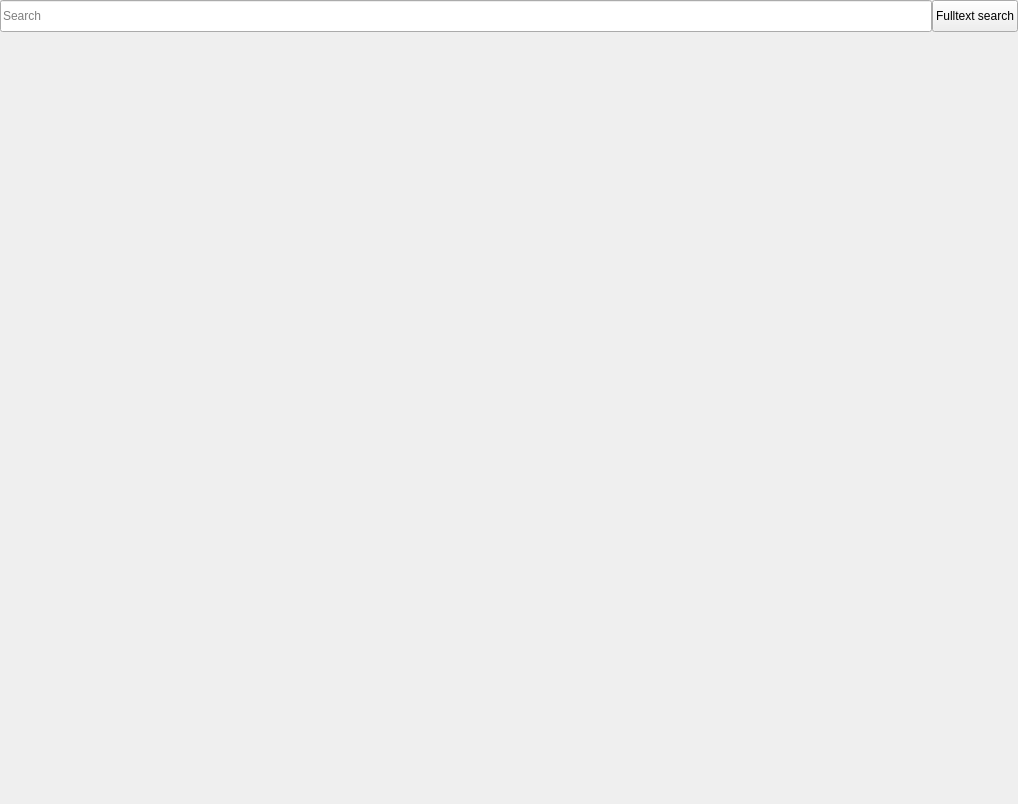
<?xml version="1.0" encoding="UTF-8"?>
<ui version="4.0">
 <class>List</class>
 <widget class="QWidget" name="List">
  <property name="geometry">
   <rect>
    <x>0</x>
    <y>0</y>
    <width>1018</width>
    <height>804</height>
   </rect>
  </property>
  <property name="windowTitle">
   <string>Form</string>
  </property>
  <layout class="QVBoxLayout" name="verticalLayout">
   <property name="spacing">
    <number>0</number>
   </property>
   <property name="leftMargin">
    <number>0</number>
   </property>
   <property name="topMargin">
    <number>0</number>
   </property>
   <property name="rightMargin">
    <number>0</number>
   </property>
   <property name="bottomMargin">
    <number>0</number>
   </property>
   <item>
    <layout class="QHBoxLayout" name="boxActions">
     <property name="spacing">
      <number>0</number>
     </property>
     <property name="leftMargin">
      <number>0</number>
     </property>
     <property name="topMargin">
      <number>0</number>
     </property>
     <property name="rightMargin">
      <number>0</number>
     </property>
     <property name="bottomMargin">
      <number>0</number>
     </property>
    </layout>
   </item>
   <item>
    <layout class="QHBoxLayout" name="layoutToolBar">
     <property name="spacing">
      <number>0</number>
     </property>
     <item>
      <widget class="QLineEdit" name="editSearch">
       <property name="minimumSize">
        <size>
         <width>0</width>
         <height>32</height>
        </size>
       </property>
       <property name="text">
        <string/>
       </property>
       <property name="placeholderText">
        <string>Search</string>
       </property>
      </widget>
     </item>
     <item>
      <widget class="QPushButton" name="searchBTN">
       <property name="minimumSize">
        <size>
         <width>0</width>
         <height>32</height>
        </size>
       </property>
       <property name="text">
        <string>Fulltext search</string>
       </property>
       <property name="icon">
        <iconset theme="search"/>
       </property>
      </widget>
     </item>
    </layout>
   </item>
   <item>
    <layout class="QHBoxLayout" name="tableAreaLayout">
     <item>
      <widget class="QWidget" name="tableWidget" native="true">
       <property name="sizePolicy">
        <sizepolicy hsizetype="Expanding" vsizetype="Expanding">
         <horstretch>0</horstretch>
         <verstretch>0</verstretch>
        </sizepolicy>
       </property>
      </widget>
     </item>
     <item>
      <widget class="QWidget" name="extendedSearchArea" native="true">
       <property name="sizePolicy">
        <sizepolicy hsizetype="Preferred" vsizetype="Preferred">
         <horstretch>0</horstretch>
         <verstretch>0</verstretch>
        </sizepolicy>
       </property>
       <layout class="QVBoxLayout" name="extendedSearchLayout">
        <property name="spacing">
         <number>0</number>
        </property>
        <property name="leftMargin">
         <number>0</number>
        </property>
        <property name="topMargin">
         <number>0</number>
        </property>
        <property name="rightMargin">
         <number>0</number>
        </property>
        <property name="bottomMargin">
         <number>0</number>
        </property>
        <item>
         <spacer name="verticalSpacer">
          <property name="orientation">
           <enum>Qt::Vertical</enum>
          </property>
          <property name="sizeHint" stdset="0">
           <size>
            <width>20</width>
            <height>40</height>
           </size>
          </property>
         </spacer>
        </item>
       </layout>
      </widget>
     </item>
    </layout>
   </item>
  </layout>
 </widget>
 <resources>
  <include location="../icons/icons.qrc"/>
 </resources>
 <connections/>
</ui>
